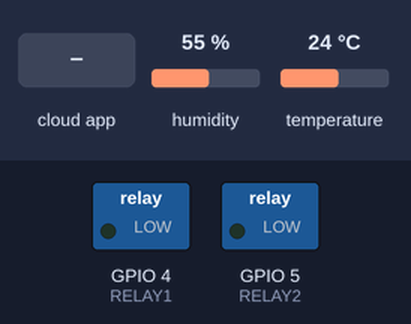
Bench run of a sketch on a simulated ESP8266 (NodeMCU). Shown: switched loads named in the sketch (green lamp = pin HIGH). The test bench sets the inputs (shaded band); at power-on: humidity 55 %, temperature 24 °C. WiFi joins after 1.5 s; servers stay silent unless stated; what the sketch prints to the serial monitor is not drawn.

Above: at 2.7 s.
2.8 s: the phone or cloud app sets Relay.Satu to 64
At 3.5 s:
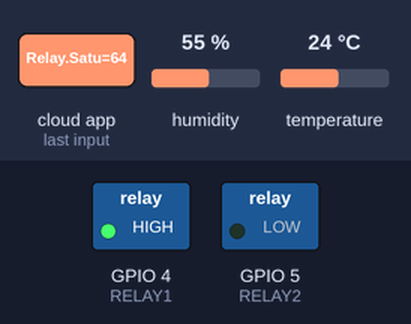
4.3 s: the phone or cloud app sets Relay.Dua to 64
At 4.6 s:
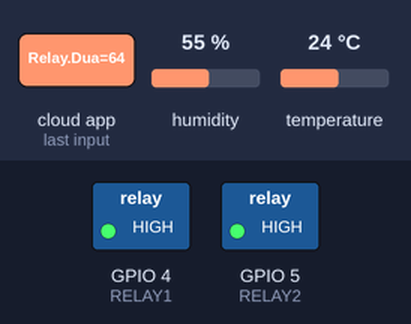
5.8 s: the phone or cloud app sets Relay.Satu to 0
At 7.0 s:
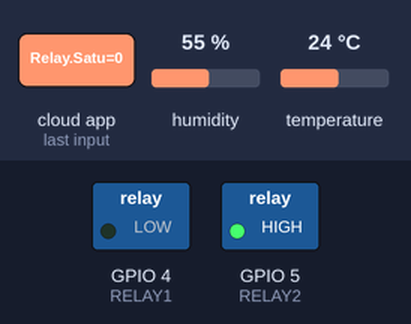
7.3 s: the phone or cloud app sets Relay.Satu to 128
At 8.2 s:
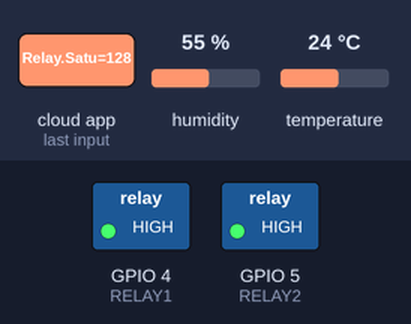
8.8 s: the phone or cloud app sets Relay.Dua to 0
At 9.3 s:
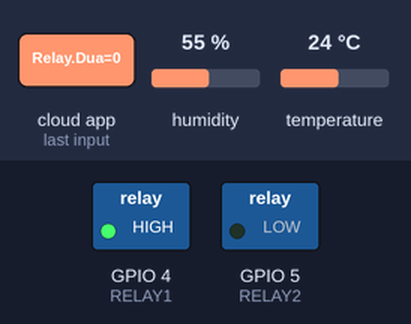
Timing chart, 0 to 11.3 s (numbered marks = the images above; inputs shaded):
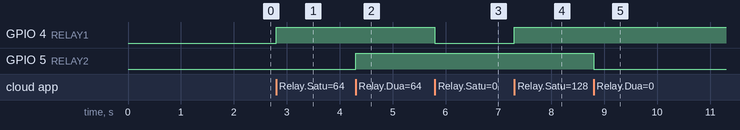

The sketch:

Alexa-Local-Control.ino
```cpp
// IoT Relay Module Alexa Local Control ESP8266
// Dibuat oleh Duwi Arsana - Anak Agung Duwi Arsana
// Website: https://duwiarsana.com
// YouTube: https://youtube.com/@AnakAgungDuwiArsana

#include <ESP8266WiFi.h>
#define ESPALEXA_MAX_DEVICES 2 // Membatasi alokasi RAM untuk device Espalexa
#include <Espalexa.h>
#include <DHT.h>

// Ganti dengan kredensial WiFi Anda
const char* ssid = "your-SSID";
const char* password = "your-PASSWORD";

// Definisi GPIO sesuai dengan modul relay IoT
#define RELAY1 4   // GPIO 4 (D2) - Relay 1 (Aktif HIGH)
#define RELAY2 5   // GPIO 5 (D1) - Relay 2 (Aktif HIGH)
#define DHTPIN 12  // GPIO 12 (D6) - Sensor DHT11
#define DHTTYPE DHT11

// Inisialisasi sensor DHT
DHT dht(DHTPIN, DHTTYPE);

// Objek Espalexa
Espalexa espalexa;

// Variabel untuk interval pembacaan DHT11 secara non-blocking
unsigned long lastReadTime = 0;
const unsigned long readInterval = 5000; // Baca DHT setiap 5 detik

// Callback function untuk Relay 1 ketika dikontrol oleh Alexa
void relay1Callback(uint8_t brightness) {
  // Alexa mengirimkan nilai 0 untuk OFF, dan 255 untuk ON.
  // Jika device diatur tingkat keterangannya (dim), nilai berkisar 1 - 254.
  if (brightness == 0) {
    digitalWrite(RELAY1, LOW);
    Serial.println("Alexa: Relay 1 dimatikan (OFF)");
  } else {
    digitalWrite(RELAY1, HIGH);
    Serial.print("Alexa: Relay 1 dinyalakan (ON) - Level: ");
    Serial.println(brightness);
  }
}

// Callback function untuk Relay 2 ketika dikontrol oleh Alexa
void relay2Callback(uint8_t brightness) {
  if (brightness == 0) {
    digitalWrite(RELAY2, LOW);
    Serial.println("Alexa: Relay 2 dimatikan (OFF)");
  } else {
    digitalWrite(RELAY2, HIGH);
    Serial.print("Alexa: Relay 2 dinyalakan (ON) - Level: ");
    Serial.println(brightness);
  }
}

void setup() {
  Serial.begin(115200);
  delay(10);
  Serial.println("\n--- IoT Relay Module Alexa Control ---");

  // Konfigurasi pin relay sebagai output
  pinMode(RELAY1, OUTPUT);
  pinMode(RELAY2, OUTPUT);

  // Set kondisi awal relay mati (LOW)
  digitalWrite(RELAY1, LOW);
  digitalWrite(RELAY2, LOW);

  // Inisialisasi sensor DHT11
  dht.begin();

  // Koneksi ke jaringan WiFi
  Serial.print("Menghubungkan ke WiFi: ");
  Serial.println(ssid);
  WiFi.begin(ssid, password);

  while (WiFi.status() != WL_CONNECTED) {
    delay(500);
    Serial.print(".");
  }

  Serial.println("\nWiFi Terhubung!");
  Serial.print("IP Address: ");
  Serial.println(WiFi.localIP());

  // Tambahkan virtual device ke Espalexa
  // Nama pertama adalah nama perangkat yang akan terdeteksi di aplikasi Alexa
  espalexa.addDevice("Relay Satu", relay1Callback);
  espalexa.addDevice("Relay Dua", relay2Callback);

  // Jalankan server Espalexa
  espalexa.begin();

  Serial.println("Espalexa telah dimulai!");
  Serial.println("Silakan lakukan 'Discovery Devices' pada aplikasi Amazon Alexa Anda.");
}

void loop() {
  // Handle komunikasi Espalexa
  espalexa.loop();

  // Membaca sensor DHT11 secara berkala tanpa menggunakan delay()
  unsigned long currentMillis = millis();
  if (currentMillis - lastReadTime >= readInterval) {
    lastReadTime = currentMillis;

    float h = dht.readHumidity();
    float t = dht.readTemperature();

    // Periksa apakah pembacaan sensor berhasil
    if (isnan(h) || isnan(t)) {
      Serial.println("Gagal membaca dari sensor DHT11!");
    } else {
      Serial.print("Suhu: ");
      Serial.print(t);
      Serial.print(" °C | Kelembaban: ");
      Serial.print(h);
      Serial.println(" %");
    }
  }

  delay(1); // Delay kecil untuk kestabilan background task ESP8266
}
```

Measured:
- after the input at 2.8 s, GPIO 4 (RELAY1): LOW → HIGH at once
- after the input at 4.3 s, GPIO 5 (RELAY2): LOW → HIGH at once
- after the input at 5.8 s, GPIO 4 (RELAY1): HIGH → LOW at once
- after the input at 7.3 s, GPIO 4 (RELAY1): LOW → HIGH at once
- after the input at 8.8 s, GPIO 5 (RELAY2): HIGH → LOW at once
